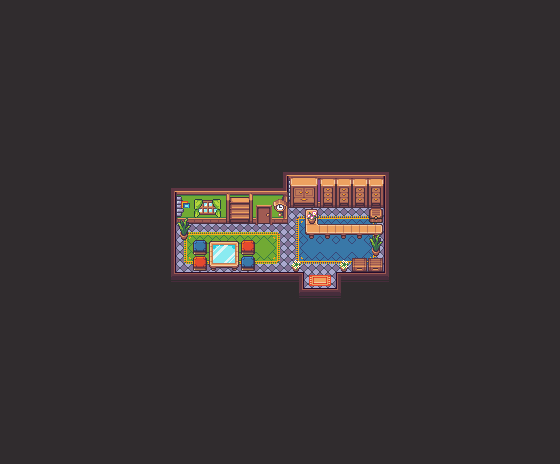

Rendered tile map (Tiled .tmx) drawn with the repository's tilesets; below, a short description and the map source with its tile grids summarised:
An orthogonal 35x29 tile map with 16x16 px tiles, 5 tile layers (Capa de patrones 1, alfombras, Capa de patrones 2, Capa de patrones 3, ...) and 18 objects (salidaeva).

<map version="1.10" tiledversion="1.10.2" orientation="orthogonal" renderorder="right-down" width="35" height="29" tilewidth="16" tileheight="16" infinite="0" nextlayerid="9" nextobjectid="24">
 <tileset firstgid="1" source="atlas_16x.tsx" />
 <layer id="1" name="Capa de patrones 1" width="35" height="29">
  <data>[1015 cells, 1015 non-empty, 7 distinct tile ids]</data>
 </layer>
 <layer id="5" name="alfombras" width="35" height="29">
  <data>[1015 cells, 57 non-empty, 26 distinct tile ids]</data>
 </layer>
 <layer id="2" name="Capa de patrones 2" width="35" height="29">
  <data>[1015 cells, 67 non-empty, 28 distinct tile ids]</data>
 </layer>
 <layer id="4" name="Capa de patrones 3" width="35" height="29">
  <data>[1015 cells, 8 non-empty, 8 distinct tile ids]</data>
 </layer>
 <layer id="7" name="Capa de patrones 5" width="35" height="29">
  <data>[1015 cells, 29 non-empty, 23 distinct tile ids]</data>
 </layer>
 <objectgroup id="8" name="colisiones">
  <object id="2" x="171.273" y="187.818" width="116.727" height="31.2727" />
  <object id="3" x="171.091" y="218" width="19.4545" height="17.2727" />
  <object id="4" x="193.455" y="240" width="13.0909" height="37.6364" />
  <object id="5" x="241.091" y="240" width="13.4545" height="35.4545" />
  <object id="6" x="209.273" y="241.091" width="29.8182" height="33.6364" />
  <object id="7" x="291.455" y="260" width="9.45455" height="20.9091" />
  <object id="8" x="339.091" y="259.818" width="9.81818" height="18.5455" />
  <object id="9" x="351.818" y="258.182" width="37.8182" height="18.1818" />
  <object id="10" x="172.909" y="271.818" width="131.091" height="24.1818" />
  <object id="11" name="salidaeva" x="302.909" y="288" width="47.6364" height="12.1818" />
  <object id="12" x="335.818" y="272.182" width="54.5455" height="32.9091" />
  <object id="13" x="166.909" y="185.455" width="9.27273" height="109.273" />
  <object id="14" x="384" y="166.909" width="11.0909" height="116.545" />
  <object id="15" x="283.636" y="167.273" width="121.455" height="35.8182" />
  <object id="19" x="305.091" y="201.273" width="80.3636" height="33.2727" />
  <object id="20" x="371.818" y="245.455" width="9.63636" height="6.54545" />
  <object id="22" x="370.364" y="240.545" width="18" height="4.72727" />
  <object id="23" x="368.909" y="234.182" width="20" height="6.54545" />
 </objectgroup>
</map>
